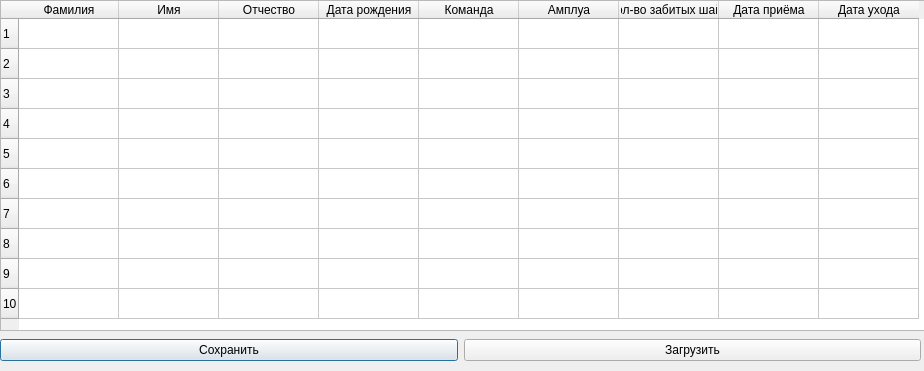
<?xml version="1.0" encoding="UTF-8"?>
<ui version="4.0">
 <class>players</class>
 <widget class="QDialog" name="players">
  <property name="geometry">
   <rect>
    <x>0</x>
    <y>0</y>
    <width>924</width>
    <height>371</height>
   </rect>
  </property>
  <property name="minimumSize">
   <size>
    <width>823</width>
    <height>371</height>
   </size>
  </property>
  <property name="maximumSize">
   <size>
    <width>1000</width>
    <height>371</height>
   </size>
  </property>
  <property name="windowTitle">
   <string>Dialog</string>
  </property>
  <widget class="QTableWidget" name="model">
   <property name="geometry">
    <rect>
     <x>0</x>
     <y>0</y>
     <width>931</width>
     <height>331</height>
    </rect>
   </property>
   <property name="maximumSize">
    <size>
     <width>16777215</width>
     <height>16777215</height>
    </size>
   </property>
   <row>
    <property name="text">
     <string>1</string>
    </property>
   </row>
   <row>
    <property name="text">
     <string>2</string>
    </property>
   </row>
   <row>
    <property name="text">
     <string>3</string>
    </property>
   </row>
   <row>
    <property name="text">
     <string>4</string>
    </property>
   </row>
   <row>
    <property name="text">
     <string>5</string>
    </property>
   </row>
   <row>
    <property name="text">
     <string>6</string>
    </property>
   </row>
   <row>
    <property name="text">
     <string>7</string>
    </property>
   </row>
   <row>
    <property name="text">
     <string>8</string>
    </property>
   </row>
   <row>
    <property name="text">
     <string>9</string>
    </property>
   </row>
   <row>
    <property name="text">
     <string>10</string>
    </property>
   </row>
   <column>
    <property name="text">
     <string>Фамилия</string>
    </property>
   </column>
   <column>
    <property name="text">
     <string>Имя</string>
    </property>
   </column>
   <column>
    <property name="text">
     <string>Отчество</string>
    </property>
   </column>
   <column>
    <property name="text">
     <string>Дата рождения</string>
    </property>
   </column>
   <column>
    <property name="text">
     <string>Команда</string>
    </property>
   </column>
   <column>
    <property name="text">
     <string>Амплуа</string>
    </property>
   </column>
   <column>
    <property name="text">
     <string>Кол-во забитых шайб</string>
    </property>
   </column>
   <column>
    <property name="text">
     <string>Дата приёма</string>
    </property>
   </column>
   <column>
    <property name="text">
     <string>Дата ухода</string>
    </property>
   </column>
  </widget>
  <widget class="QWidget" name="layoutWidget">
   <property name="geometry">
    <rect>
     <x>0</x>
     <y>330</y>
     <width>921</width>
     <height>41</height>
    </rect>
   </property>
   <layout class="QHBoxLayout" name="horizontalLayout">
    <item>
     <widget class="QPushButton" name="pushButton">
      <property name="text">
       <string>Сохранить</string>
      </property>
     </widget>
    </item>
    <item>
     <widget class="QPushButton" name="pushButton_2">
      <property name="text">
       <string>Загрузить</string>
      </property>
     </widget>
    </item>
   </layout>
  </widget>
 </widget>
 <resources/>
 <connections/>
</ui>
